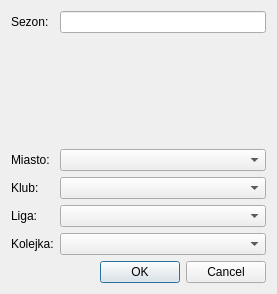
<?xml version="1.0" encoding="UTF-8"?>
<ui version="4.0">
 <class>SedziaZarzadzaj</class>
 <widget class="QDialog" name="SedziaZarzadzaj">
  <property name="geometry">
   <rect>
    <x>0</x>
    <y>0</y>
    <width>277</width>
    <height>294</height>
   </rect>
  </property>
  <property name="windowTitle">
   <string>Wybierz kolejkę</string>
  </property>
  <layout class="QVBoxLayout" name="verticalLayout">
   <item>
    <layout class="QHBoxLayout" name="horizontalLayout">
     <item>
      <layout class="QFormLayout" name="formLayout">
       <item row="0" column="0">
        <widget class="QLabel" name="label">
         <property name="text">
          <string>Sezon:</string>
         </property>
        </widget>
       </item>
       <item row="2" column="0">
        <widget class="QLabel" name="label_2">
         <property name="text">
          <string>Miasto:</string>
         </property>
        </widget>
       </item>
       <item row="3" column="0">
        <widget class="QLabel" name="label_3">
         <property name="text">
          <string>Klub:</string>
         </property>
        </widget>
       </item>
       <item row="4" column="0">
        <widget class="QLabel" name="label_4">
         <property name="text">
          <string>Liga:</string>
         </property>
        </widget>
       </item>
       <item row="5" column="0">
        <widget class="QLabel" name="label_5">
         <property name="text">
          <string>Kolejka:</string>
         </property>
        </widget>
       </item>
       <item row="1" column="0">
        <spacer name="verticalSpacer">
         <property name="orientation">
          <enum>Qt::Vertical</enum>
         </property>
         <property name="sizeHint" stdset="0">
          <size>
           <width>20</width>
           <height>40</height>
          </size>
         </property>
        </spacer>
       </item>
       <item row="0" column="1">
        <widget class="QLineEdit" name="lineEdit"/>
       </item>
       <item row="2" column="1">
        <widget class="QComboBox" name="comboBox"/>
       </item>
       <item row="3" column="1">
        <widget class="QComboBox" name="comboBox_2"/>
       </item>
       <item row="4" column="1">
        <widget class="QComboBox" name="comboBox_3"/>
       </item>
       <item row="5" column="1">
        <widget class="QComboBox" name="comboBox_4"/>
       </item>
      </layout>
     </item>
    </layout>
   </item>
   <item>
    <widget class="QDialogButtonBox" name="buttonBox">
     <property name="orientation">
      <enum>Qt::Horizontal</enum>
     </property>
     <property name="standardButtons">
      <set>QDialogButtonBox::Cancel|QDialogButtonBox::Ok</set>
     </property>
    </widget>
   </item>
  </layout>
 </widget>
 <resources/>
 <connections>
  <connection>
   <sender>buttonBox</sender>
   <signal>accepted()</signal>
   <receiver>SedziaZarzadzaj</receiver>
   <slot>accept()</slot>
   <hints>
    <hint type="sourcelabel">
     <x>248</x>
     <y>254</y>
    </hint>
    <hint type="destinationlabel">
     <x>157</x>
     <y>274</y>
    </hint>
   </hints>
  </connection>
  <connection>
   <sender>buttonBox</sender>
   <signal>rejected()</signal>
   <receiver>SedziaZarzadzaj</receiver>
   <slot>reject()</slot>
   <hints>
    <hint type="sourcelabel">
     <x>316</x>
     <y>260</y>
    </hint>
    <hint type="destinationlabel">
     <x>286</x>
     <y>274</y>
    </hint>
   </hints>
  </connection>
 </connections>
</ui>
